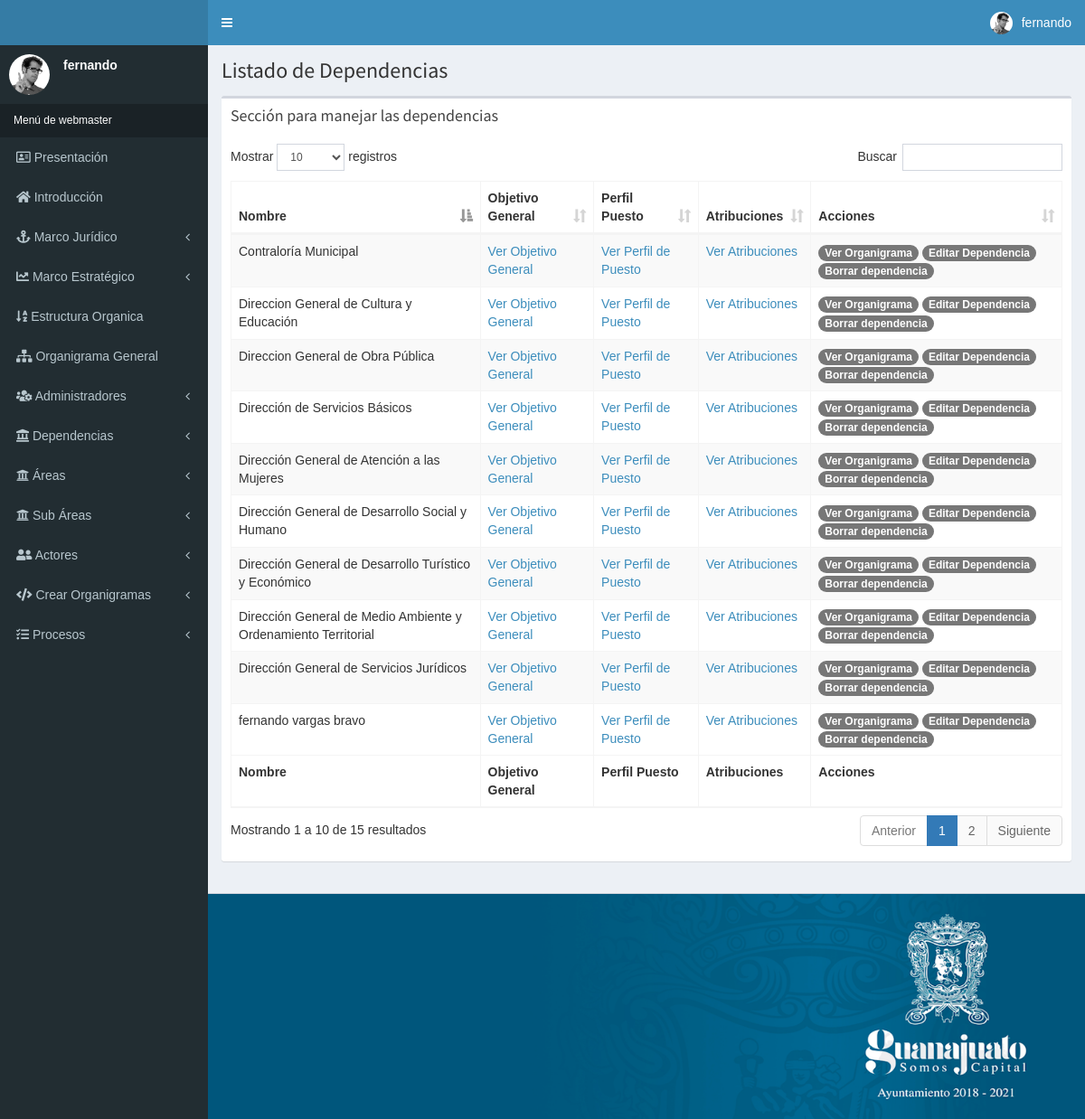
Screenshot of /lista-dependencias.php (signed in) with the database file from the repository.
### tables this page shows
CREATE TABLE `dependencias` (
  `id_dependencia` int(11) NOT NULL AUTO_INCREMENT,
  `nombre` varchar(100) NOT NULL,
  `ruta_objetivo_general` varchar(200) DEFAULT NULL,
  `ruta_perfil_puesto` varchar(200) DEFAULT NULL,
  `ruta_atribuciones` varchar(200) DEFAULT NULL,
  PRIMARY KEY (`id_dependencia`)
);

### lista-dependencias.php (the view, shortened to what this page needs)
<!DOCTYPE html>
<html>
  <?php
    include_once 'funciones/funciones.php';
    include_once 'templates/header.php';
  ?>
<body class="hold-transition skin-blue sidebar-mini">
<div class="wrapper">
  <?php
    include_once 'templates/barra.php';
    include_once 'templates/asidebar.php';
  ?>
<div class="content-wrapper">
  <section class="content-header">
    <h1>
      Listado de Dependencias
    </h1>
  </section>
  <section class="content">
      <div class="row">
        <div class="col-xs-12">
          <div class="box">
            <div class="box-header">
              <h3 class="box-title">Sección para manejar las dependencias</h3>
            </div>
            <div class="box-body">
              <div class="table-responsive">
                <table id="registros" class="table table-bordered table-striped">
                  <thead>
                  <tr>
                    <th>Nombre</th>
                    <th>Objetivo General</th>
                    <th>Perfil Puesto</th>
                    <th>Atribuciones</th>
                    <th>Acciones</th>
                  </tr>
                  </thead>
                  <tbody>
                    <?php
                    try {
                    $stmt = $objetoPDO->prepare("SELECT id_dependencia,nombre,ruta_objetivo_general,ruta_perfil_puesto,ruta_atribuciones FROM dependencias ORDER BY nombre");
                    $stmt->execute();
                    $resultado = $stmt->fetchAll(PDO::FETCH_ASSOC);
                    foreach($resultado as $row)
                    {
                      ?>
                      <tr class="">
                        <td><?php echo $row["nombre"]; ?></td>
                        <td><a href="<?php echo './objetivos-pdf/generales/'.$row['ruta_objetivo_general'];?>" target="_blank">Ver Objetivo General</a></td>
                        <td><a href="<?php echo './perfiles-pdf/dependencias/'.$row['ruta_perfil_puesto'];?>" target="_blank">Ver Perfil de Puesto</a></td>
                        <td><a href="<?php echo './atribuciones-pdf/dependencias/'.$row['ruta_atribuciones'];?>" target="_blank">Ver Atribuciones</a></td>
                        <td>
                          <a href="organigrama-dependencia.php?id=<?php echo $row['id_dependencia']?>" class="badge badge-success">Ver Organigrama</a>
                          <a href="editar-dependencia.php?id=<?php echo $row['id_dependencia']?>" class="badge badge-success">Editar Dependencia</a>
                          <a href="" class="badge badge-success borrar_registro" data-id="<?php echo $row['id_dependencia'];?>">Borrar dependencia</a>
                        </td>
                      </tr>
                    <?php }
                    } catch (\Throwable $th) {
                    }
                    ?>
                  </tbody>
                  <tfoot>
                  <tr>
                    <th>Nombre</th>
                    <th>Objetivo General</th>
                    <th>Perfil Puesto</th>
                    <th>Atribuciones</th>
                    <th>Acciones</th>
                  </tr>
                  </tfoot>
                </table>
              </div>
          </div>
          </div>
        </div>
      </div>
    </section>
</div>
  <?php
    include_once 'templates/footer.php';
  ?>
</div>
</body>
</html>

### css/crear-admin.css (style rules this page uses)
.content { min-height: 0px; }
body { font-family: Arial, Helvetica, sans-serif; }

### rows the page displays
dependencias: nombre "Contraloría Municipal"
dependencias: nombre "Dirección de Servicios Básicos"
dependencias: nombre "Dirección General de Atención a las Mujeres"
dependencias: nombre "Direccion General de Cultura y Educación"
dependencias: nombre "Dirección General de Desarrollo Social y Humano"
dependencias: nombre "Dirección General de Desarrollo Turístico y Económico"
dependencias: nombre "Dirección General de Medio Ambiente y Ordenamiento Territorial"
dependencias: nombre "Direccion General de Obra Pública"
dependencias: nombre "Dirección General de Servicios Jurídicos"
dependencias: nombre "fernando vargas bravo"

### other values shown
$_SESSION["usuario"] "fernando"
$_SESSION['rol'] "webmaster"
